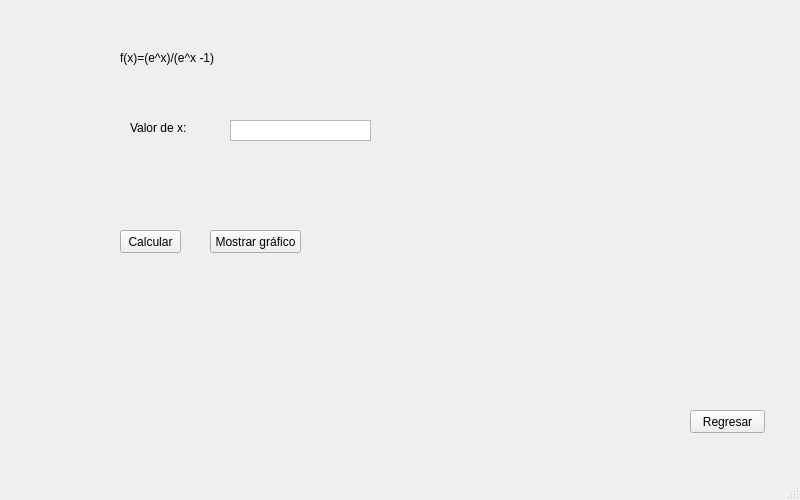
<?xml version="1.0" encoding="UTF-8"?>
<ui version="4.0">
 <class>MainWindow</class>
 <widget class="QMainWindow" name="MainWindow">
  <property name="geometry">
   <rect>
    <x>0</x>
    <y>0</y>
    <width>800</width>
    <height>500</height>
   </rect>
  </property>
  <property name="windowTitle">
   <string>MainWindow</string>
  </property>
  <widget class="QWidget" name="centralwidget">
   <widget class="QPushButton" name="botonRegresar">
    <property name="geometry">
     <rect>
      <x>690</x>
      <y>410</y>
      <width>75</width>
      <height>23</height>
     </rect>
    </property>
    <property name="text">
     <string>Regresar</string>
    </property>
   </widget>
   <widget class="QLabel" name="labelValorX">
    <property name="geometry">
     <rect>
      <x>130</x>
      <y>120</y>
      <width>81</width>
      <height>16</height>
     </rect>
    </property>
    <property name="text">
     <string>Valor de x:</string>
    </property>
   </widget>
   <widget class="QTextEdit" name="textValorX">
    <property name="geometry">
     <rect>
      <x>230</x>
      <y>120</y>
      <width>141</width>
      <height>21</height>
     </rect>
    </property>
    <property name="verticalScrollBarPolicy">
     <enum>Qt::ScrollBarAlwaysOff</enum>
    </property>
   </widget>
   <widget class="QPushButton" name="botonCalcular">
    <property name="geometry">
     <rect>
      <x>120</x>
      <y>230</y>
      <width>61</width>
      <height>23</height>
     </rect>
    </property>
    <property name="text">
     <string>Calcular</string>
    </property>
   </widget>
   <widget class="QPushButton" name="botonGrafico">
    <property name="geometry">
     <rect>
      <x>210</x>
      <y>230</y>
      <width>91</width>
      <height>23</height>
     </rect>
    </property>
    <property name="text">
     <string>Mostrar gráfico</string>
    </property>
   </widget>
   <widget class="QLabel" name="labelFuncion">
    <property name="geometry">
     <rect>
      <x>120</x>
      <y>50</y>
      <width>151</width>
      <height>16</height>
     </rect>
    </property>
    <property name="text">
     <string>f(x)=(e^x)/(e^x -1)</string>
    </property>
   </widget>
   <widget class="QLabel" name="labelResultado">
    <property name="geometry">
     <rect>
      <x>420</x>
      <y>120</y>
      <width>231</width>
      <height>31</height>
     </rect>
    </property>
    <property name="text">
     <string/>
    </property>
   </widget>
  </widget>
  <widget class="QMenuBar" name="menubar">
   <property name="geometry">
    <rect>
     <x>0</x>
     <y>0</y>
     <width>800</width>
     <height>26</height>
    </rect>
   </property>
  </widget>
  <widget class="QStatusBar" name="statusbar"/>
 </widget>
 <resources/>
 <connections/>
</ui>
